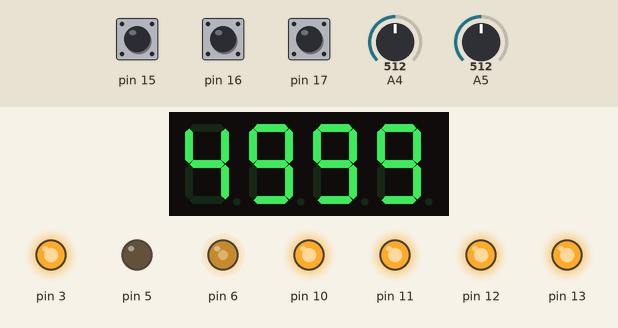
This program was run on a simulated Arduino Uno, built with avr-gcc and run on an emulated ATmega328P. On the bench: 4-digit seven-segment display, output pins drawn as LEDs (lit = HIGH). Inputs (shaded band) come from the test bench; at power-on: pin 15 HIGH, pin 16 HIGH, pin 17 HIGH, A5 = 512, A4 = 512.

Above: at 2.2 s.
2.3 s: pin 15 pulled LOW for 0.15 s
At 3.7 s:
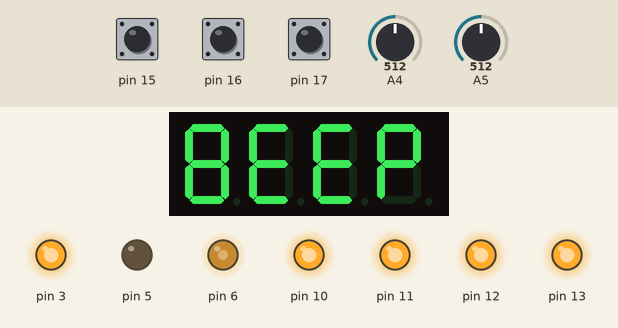
4.0 s: pin 16 pulled LOW for 0.15 s
At 4.8 s:
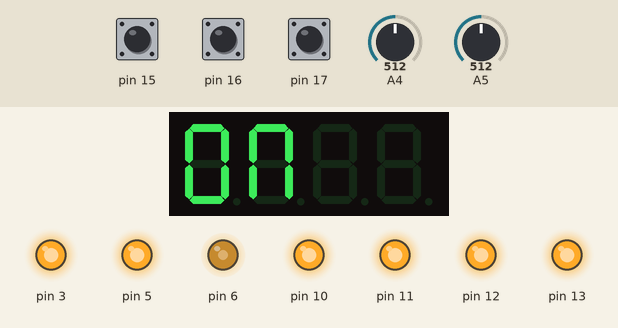
5.6 s: pin 17 pulled LOW for 0.15 s
At 6.0 s:
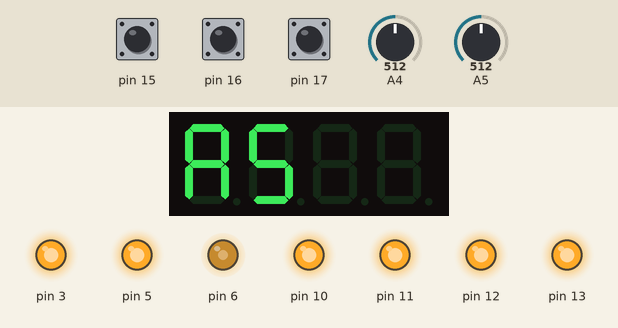
7.2 s: pin 16 pulled LOW for 1 s
At 8.5 s:
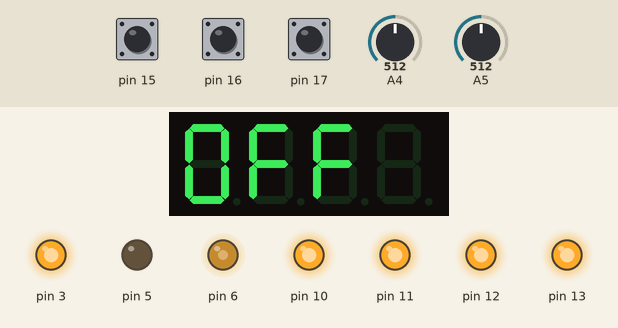
9.7 s: A5 set to 528
At 10.0 s:
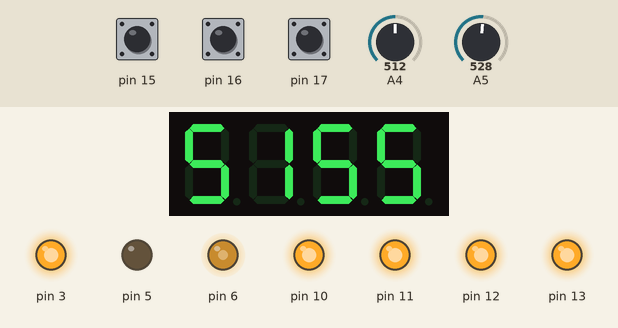
11.2 s: A5 set to 900
At 12.3 s:
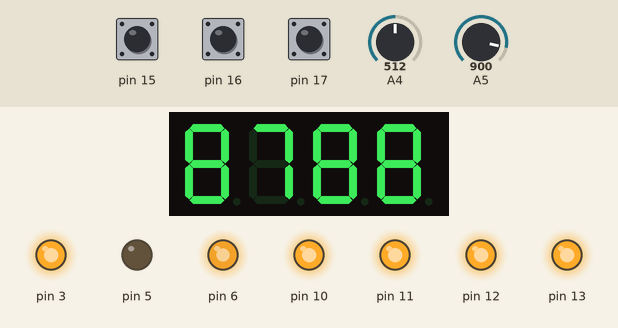
Timing chart, 0 to 13.7 s (numbered marks = the images above; inputs shaded):
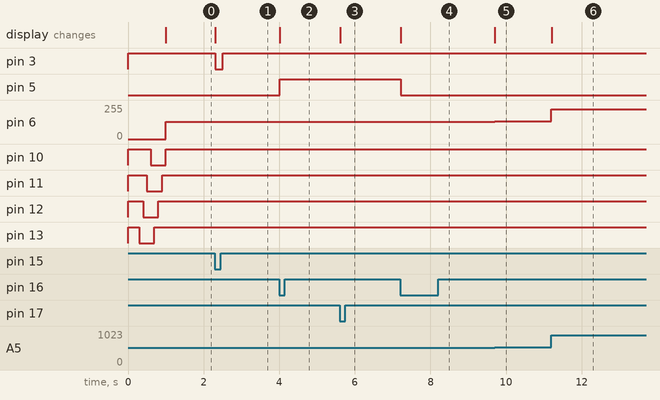

Measured:
- the behaviour switches between 513 and 514 on A5 (found by bisection; images 4 and 5)
- after the input at 2.3 s, pin 3: HIGH → LOW at once, → HIGH 0.20 s later; the display: changes at once (image 1)
- after the input at 4.0 s, pin 5: LOW → HIGH at once; the display: changes at once (image 2)
- after the input at 5.6 s, the display: changes at once (image 3)
- after the input at 7.2 s, pin 5: HIGH → LOW at once; the display: changes at once (image 4)
- after the input at 9.7 s, pin 6: 128/255 → 132/255 at once; the display: changes at once (image 5)
- after the input at 11.2 s, pin 6: 132/255 → 225/255 at once; the display: changes at once (image 6)

The program:

main.cpp
```cpp
  /*
    Author: Tim Sinaeve
    (c) 2018
 */

#include <Arduino.h>
#include <TimerOne.h>
#include <Wire.h>
#include <MultiFuncShield.h>

/*
  +-----+-------+------------------------+
  | Pin | Label | Description            |
  +-----+-------+------------------------+
  | A0  |       | Potentiometer          |
  | A1  | S1    | BUTTON_1_PIN           |
  | A2  | S2    | BUTTON_2_PIN           |
  | A3  | S3    | BUTTON_3_PIN           |
  | A4  |       |                        |
  | A5  | A5    | Analog header pin      |
  | D13 | D1    | LED_1_PIN              |
  | D12 | D2    | LED_2_PIN              |
  | D11 | D3    | LED_3_PIN              |
  | D10 | D4    | LED_4_PIN              |
  | D05 | ~5    | Digital PWM header pin |
  | D06 | ~6    | Digital PWM header pin |
  | D09 | ~9    | Digital PWM header pin |
  +-----+-------+------------------------+
 Setup:
   A1 : BUTTON_1_PIN: Beeps buzzer
   A2 : BUTTON_2_PIN: D5 output ON/OFF
   A3 : BUTTON_3_PIN: switches modes
   A4 : LM35_PIN
   A5 : Potentiometer or external sensor

   D5 : Relais
   D6 : PWM output controlled by A0 or A5
   D9 :
 */

void showLeds()
{
  // LED pins are active low so OFF means ON
  digitalWrite(LED_1_PIN, OFF);
  delay(100);
  digitalWrite(LED_2_PIN, OFF);
  delay(100);
  digitalWrite(LED_3_PIN, OFF);
  delay(100);
  digitalWrite(LED_4_PIN, OFF);
  delay(100);
  digitalWrite(LED_1_PIN, ON);
  delay(100);
  digitalWrite(LED_2_PIN, ON);
  delay(100);
  digitalWrite(LED_3_PIN, ON);
  delay(100);
  digitalWrite(LED_4_PIN, ON);
}

/**
 * Divides a given PWM pin frequency by a divisor.
 *
 * The resulting frequency is equal to the base frequency divided by
 * the given divisor:
 *   - Base frequencies:
 *      o The base frequency for pins 3, 9, 10, and 11 is 31250 Hz.
 *      o The base frequency for pins 5 and 6 is 62500 Hz.
 *   - Divisors:
 *      o The divisors available on pins 5, 6, 9 and 10 are: 1, 8, 64,
 *        256, and 1024.
 *      o The divisors available on pins 3 and 11 are: 1, 8, 32, 64,
 *        128, 256, and 1024.
 *
 * PWM frequencies are tied together in pairs of pins. If one in a
 * pair is changed, the other is also changed to match:
 *   - Pins 5 and 6 are paired on timer0
 *   - Pins 9 and 10 are paired on timer1
 *   - Pins 3 and 11 are paired on timer2
 *
 * Note that this function will have side effects on anything else
 * that uses timers:
 *   - Changes on pins 3, 5, 6, or 11 may cause the delay() and
 *     millis() functions to stop working. Other timing-related
 *     functions may also be affected.
 *   - Changes on pins 9 or 10 will cause the Servo library to function
 *     incorrectly.
 *
 * Thanks to macegr of the Arduino forums for his documentation of the
 * PWM frequency divisors. His post can be viewed at:
 *   http://forum.arduino.cc/index.php?topic=16612#msg121031
 */

void setPwmFrequency(int pin, int divisor) {
  byte mode;
  if(pin == 5 || pin == 6 || pin == 9 || pin == 10) {
    switch(divisor) {
      case 1: mode = 0x01; break;
      case 8: mode = 0x02; break;
      case 64: mode = 0x03; break;
      case 256: mode = 0x04; break;
      case 1024: mode = 0x05; break;
      default: return;
    }
    if(pin == 5 || pin == 6) {
      TCCR0B = TCCR0B & 0b11111000 | mode;
    } else {
      TCCR1B = TCCR1B & 0b11111000 | mode;
    }
  } else if(pin == 3 || pin == 11) {
    switch(divisor) {
      case 1: mode = 0x01; break;
      case 8: mode = 0x02; break;
      case 32: mode = 0x03; break;
      case 64: mode = 0x04; break;
      case 128: mode = 0x05; break;
      case 256: mode = 0x06; break;
      case 1024: mode = 0x07; break;
      default: return;
    }
    TCCR2B = TCCR2B & 0b11111000 | mode;
  }
}

void setup() {
  Timer1.initialize();
  MFS.initialize(&Timer1);    // initialize multi-function shield library
//  Serial.begin(9600);
  pinMode(DD5, OUTPUT);
  MFS.write("High");
  delay(300);
  showLeds();

  //setPwmFrequency(DD6, 1);  // 62500 Hz
  //setPwmFrequency(DD6, 1024);  // 62500 Hz

  pinMode(DD6, OUTPUT);
  /*
  MFS.write("beep");
  delay(300);
  MFS.beep();
  delay(300);
  */


}

int counter = 0;
char c;
int i;
byte b;
boolean r = 0;
int n = 0;
int k = 0;
char *s;
int mode = 1;

void loop() {
  if (mode == 0)
  {
    i = analogRead(A0);
  }
  else if (mode == 1)
  {
    i = analogRead(A4);
  }
  else if (mode == 2)
  {
    i = analogRead(A5);
  }

  analogWrite(DD6, i / 4);

  if (abs(map(i, 0, 1024, 0, 9999) - k) > 10)
  {
    k = map(i, 0, 1024, 0, 9999);
    MFS.write(k);
    Serial.println(k);
  }

  b = MFS.getButton();
  if (b == BUTTON_1_PRESSED)
  {
    MFS.write("8eep");
    MFS.beep();
    delay(300);
  }
  else if (b == BUTTON_2_PRESSED)
  {
    r = !r;
    if (r) {
      n = ON;
      s = "ON";
    }
    else
    {
      n = OFF;
      s = "OFF";
    }
    digitalWrite(DD5, n);
    MFS.write(s);
    delay(300);
  }
  else if (b == BUTTON_3_PRESSED)
  {
     mode += 1;
     mode %= 3;
     if (mode == 0)
       s = "A0";
     else if (mode == 1)
       s = "A4";
     else if (mode == 2)
       s = "A5";
     MFS.write(s);
     delay(300);

  }
}
```
